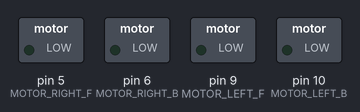
A sketch run on a simulated Arduino Uno, built with avr-gcc and run on an emulated ATmega328P. Parts: switched loads named in the sketch (green lamp = pin HIGH). What the sketch prints to the serial monitor is not drawn.

Above: at 3.15 s.
At 5.95 s:
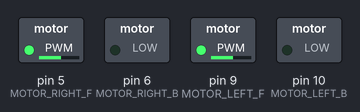
At 8.85 s:
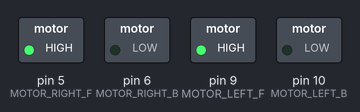
At 14.55 s:
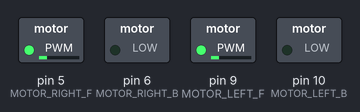
Timing chart, 0 to 23.2 s (numbered marks = the images above):
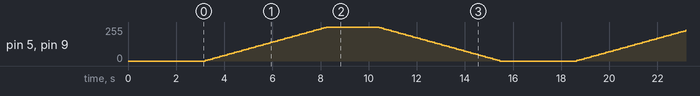

The sketch:

dianji.ino
```cpp
// ============================================================
// 底盘电机 PWM 调速专项测试代码
// ============================================================

// --- 底盘电机引脚定义 (全部支持 PWM 调速) ---
const int MOTOR_LEFT_F = 9;     // 左前
const int MOTOR_LEFT_B = 10;    // 左后
const int MOTOR_RIGHT_F = 5;    // 右前
const int MOTOR_RIGHT_B = 6;    // 右后

void setup() {
  Serial.begin(9600);

  // 设置电机引脚为输出模式
  pinMode(MOTOR_LEFT_F, OUTPUT);
  pinMode(MOTOR_LEFT_B, OUTPUT);
  pinMode(MOTOR_RIGHT_F, OUTPUT);
  pinMode(MOTOR_RIGHT_B, OUTPUT);

  // 确保开机是停止状态
  stopCar();

  Serial.println("===============================");
  Serial.println("🏎️ 电机 PWM 调速测试程序已启动！");
  Serial.println("请打开电池总开关！");
  Serial.println("3秒后开始演示...");
  Serial.println("===============================");
  delay(3000);
}

void loop() {
  // --- 阶段 1：平滑加速 (0 升到 255) ---
  Serial.println("\n>>> 阶段 1：正在平滑加速...");
  for(int speed = 0; speed <= 255; speed += 5) {
    moveForward(speed);
    Serial.print("当前发送 PWM 速度: ");
    Serial.println(speed);
    delay(100); // 每升一点速度停顿0.1秒，形成平滑过渡
  }

  // --- 阶段 2：全速狂奔 ---
  Serial.println("\n>>> 阶段 2：到达最高速，保持 2 秒！");
  delay(2000);

  // --- 阶段 3：平滑减速 (255 降到 0) ---
  Serial.println("\n>>> 阶段 3：正在平滑减速...");
  for(int speed = 255; speed >= 0; speed -= 5) {
    moveForward(speed);
    Serial.print("当前发送 PWM 速度: ");
    Serial.println(speed);
    delay(100);
  }

  // --- 阶段 4：停车休息 ---
  Serial.println("\n>>> 阶段 4：刹车停止，休息 3 秒...");
  stopCar();
  delay(3000);
}

// ================= 核心控制函数 =================

// 调速前进函数
void moveForward(int speed) {
  // 安全限制：强制把数字框在 0~255 之间
  speed = constrain(speed, 0, 255);

  // 左轮控制 (前转，后停)
  analogWrite(MOTOR_LEFT_F, speed);
  analogWrite(MOTOR_LEFT_B, 0);

  // 右轮控制 (前转，后停)
  analogWrite(MOTOR_RIGHT_F, speed);
  analogWrite(MOTOR_RIGHT_B, 0);
}

// 停止函数
void stopCar() {
  analogWrite(MOTOR_LEFT_F, 0);
  analogWrite(MOTOR_LEFT_B, 0);
  analogWrite(MOTOR_RIGHT_F, 0);
  analogWrite(MOTOR_RIGHT_B, 0);
}
```
